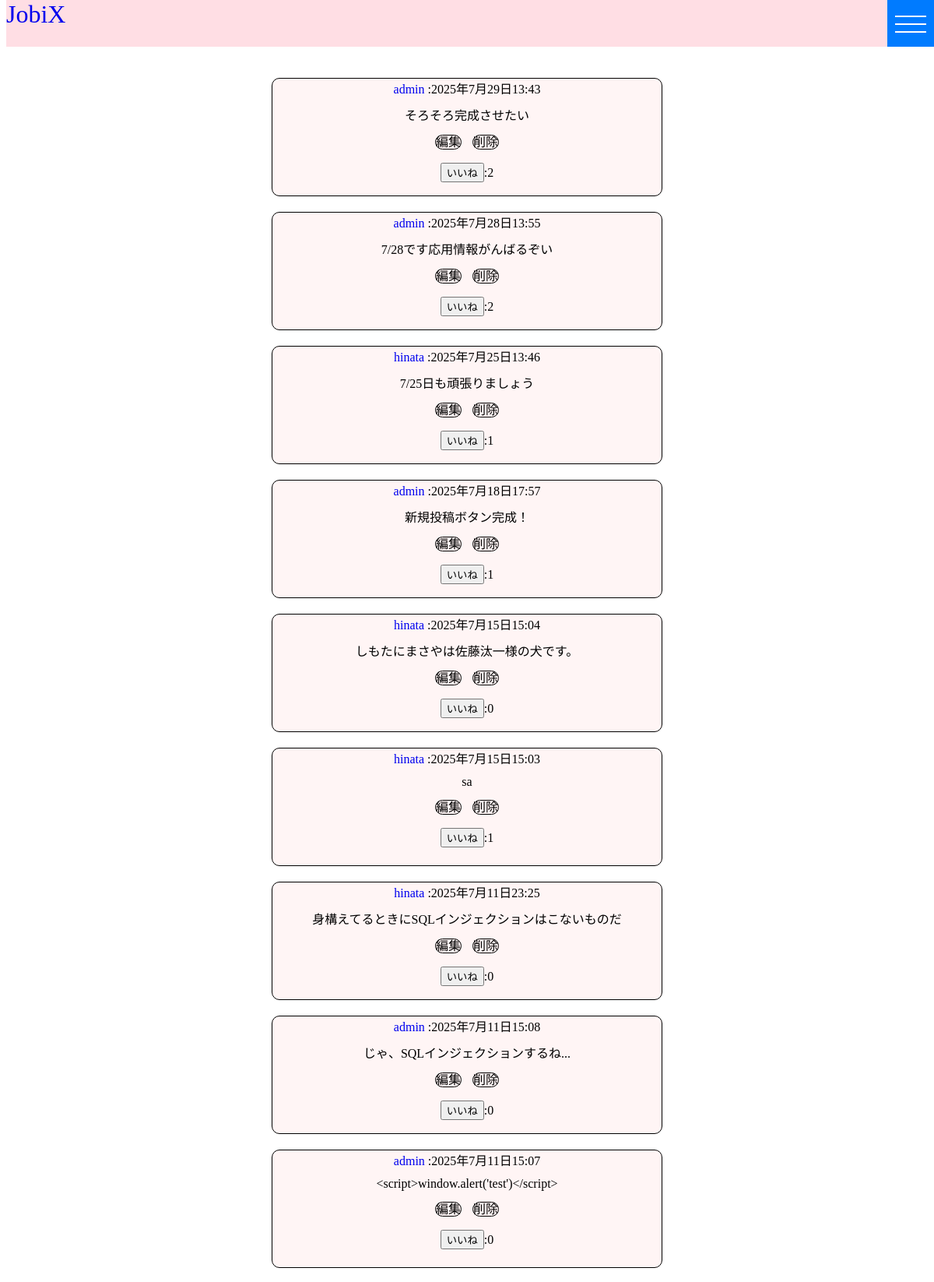
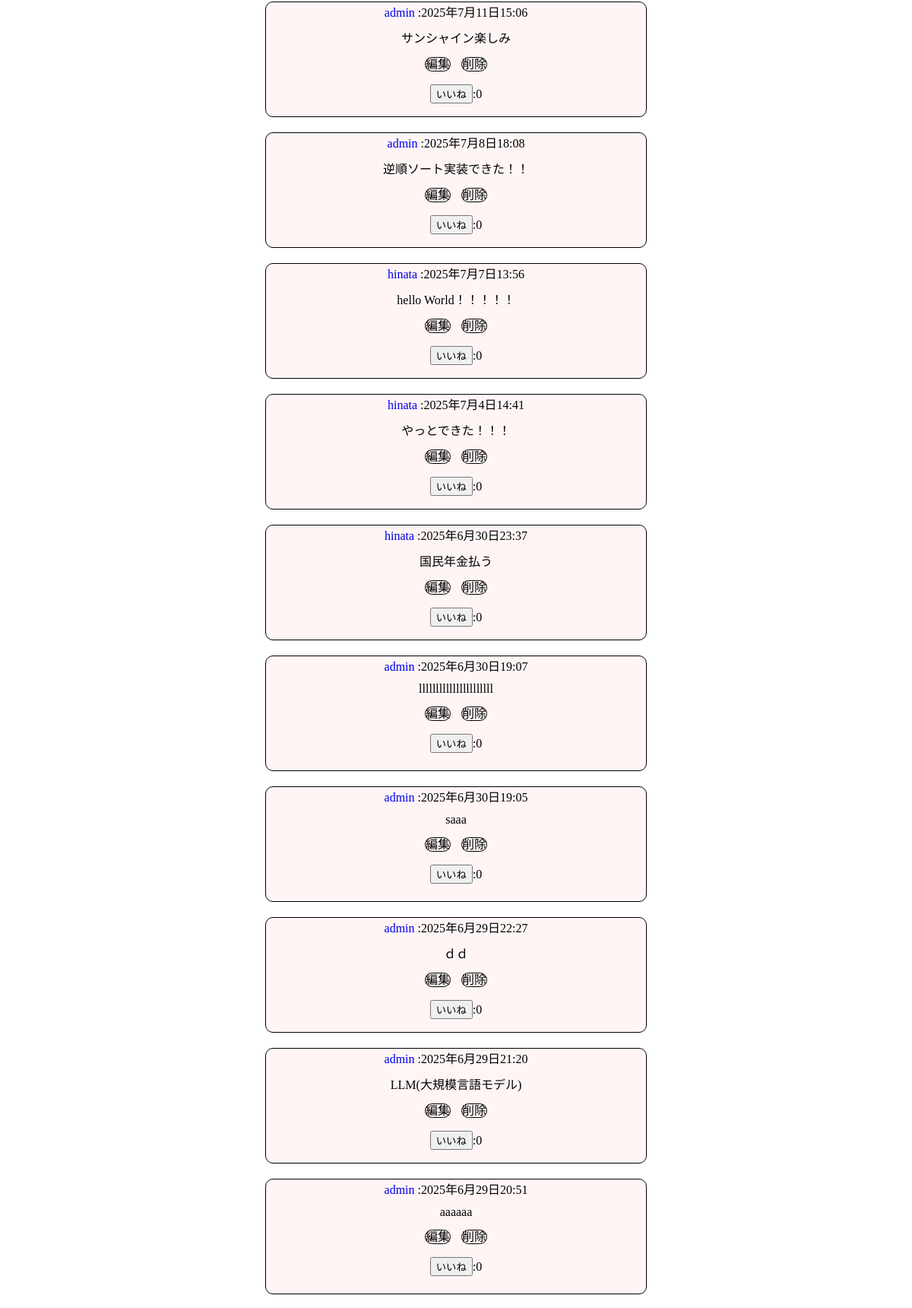
The page / (upper part) on the database its author committed (2 pictures, top to bottom).
### posts/models.py (models this page shows)
class Tweet(models.Model):
    author = models.ForeignKey(settings.AUTH_USER_MODEL, on_delete=models.CASCADE)
    content = models.CharField(max_length=140)
    created_at = models.DateTimeField(auto_now_add=True)

### accounts/models.py (models this page shows, shortened)
class CustomUser(AbstractUser):
  bio = models.TextField(blank=True)

### posts/views.py (the view, shortened to what this page needs)
class IndexView(View):
  def get(self, request):
    data_list = Tweet.objects.all().order_by('-created_at')
    for tweet in data_list:
      tweet.like_count = Like.objects.filter(tweet=tweet).count()
    return render(request, 'posts/index.html', {'data_list':data_list})

### templates/posts/index.html (shortened to what this page needs)
{% extends 'base.html' %}
{% block content %}
<div class="index">
  {% for data in data_list %}
  <div class="postCard">
    <div><a class='userName' href="{% url 'accounts:profile' data.author.username %}">{{ data.author.username }}</a> :{{ data.created_at }}</div>
    <div class='body'>{{ data.content }}</div>
    <div class="buttons">
      <a class='update' href="{% url 'posts:update' data.pk %}">編集</a>
      <a class='delete' href="{% url 'posts:delete' data.id %}">削除</a>
    </div>
    <form action="" method='post'>
      <p><button type='submit'>いいね</button>:{{ data.like_count }}</p>
    </form>
  </div>
  {% endfor %}
</div>
{% endblock %}

### static/css/index.css (style rules this page uses)
html { background-color: rgb(255, 255, 255); width: 100%; }
.postCard { background-color: rgb(255, 245, 245); width: 500px; margin: 0 auto; margin-bottom: 20px; height: 150px; border-radius: 10px; border: solid 1px black; }
.index { margin-top: 100px; }
.index .userName { text-decoration: none; }
.index .body { margin-top: 10px; margin-bottom: 10px; }
.buttons .update, .delete { text-decoration: none; border: solid 1px black; border-radius: 10px; color: black; }
.buttons .update { margin-right: 5px; }
.buttons .delete { margin-left: 5px; }
.delete { margin-top: 100px; }

### rows shown on the page
Tweet: author.username "admin", created_at "2025年7月29日13:43", content "そろそろ完成させたい", like_count "2"
Tweet: author.username "admin", created_at "2025年7月28日13:55", content "7/28です応用情報がんばるぞい", like_count "2"
Tweet: author.username "hinata", created_at "2025年7月25日13:46", content "7/25日も頑張りましょう", like_count "1"
Tweet: author.username "admin", created_at "2025年7月18日17:57", content "新規投稿ボタン完成！", like_count "1"
Tweet: author.username "hinata", created_at "2025年7月15日15:04", content "しもたにまさやは佐藤汰一様の犬です。", like_count "0"
Tweet: author.username "hinata", created_at "2025年7月15日15:03", content "sa", like_count "1"
Tweet: author.username "hinata", created_at "2025年7月11日23:25", content "身構えてるときにSQLインジェクションはこないものだ", like_count "0"
Tweet: author.username "admin", created_at "2025年7月11日15:08", content "じゃ、SQLインジェクションするね...", like_count "0"
Tweet: author.username "admin", created_at "2025年7月11日15:07", content "<script>window.alert('test')</script>", like_count "0"
Tweet: author.username "admin", created_at "2025年7月11日15:06", content "サンシャイン楽しみ", like_count "0"
Tweet: author.username "admin", created_at "2025年7月8日18:08", content "逆順ソート実装できた！！", like_count "0"
Tweet: author.username "hinata", created_at "2025年7月7日13:56", content "hello World！！！！！", like_count "0"
Tweet: author.username "hinata", created_at "2025年7月4日14:41", content "やっとできた！！！", like_count "0"
Tweet: author.username "hinata", created_at "2025年6月30日23:37", content "国民年金払う", like_count "0"
Tweet: author.username "admin", created_at "2025年6月30日19:07", content "llllllllllllllllllllll", like_count "0"
Tweet: author.username "admin", created_at "2025年6月30日19:05", content "saaa", like_count "0"
Tweet: author.username "admin", created_at "2025年6月29日22:27", content "ｄｄ", like_count "0"
Tweet: author.username "admin", created_at "2025年6月29日21:20", content "LLM(大規模言語モデル)", like_count "0"
Tweet: author.username "admin", created_at "2025年6月29日20:51", content "aaaaaa", like_count "0"
